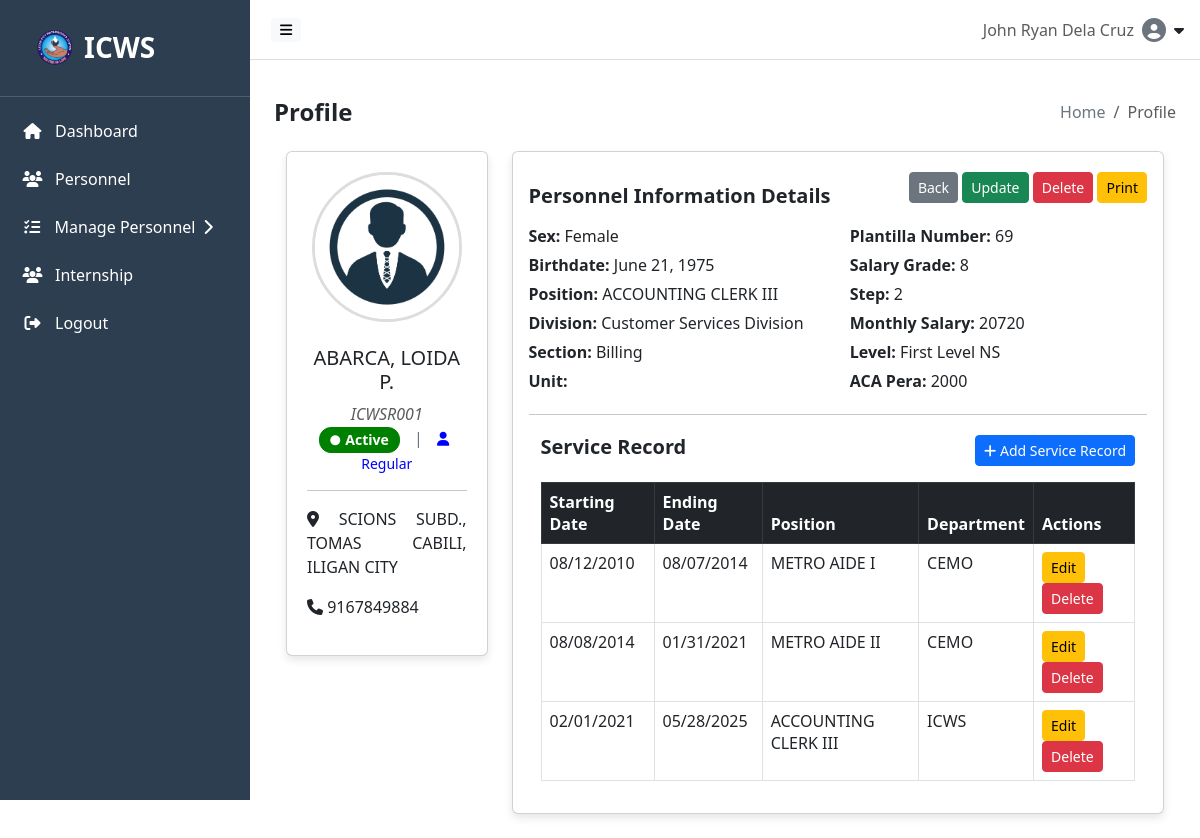
The page /src/components/profile.php?Emp_No=ICWSR001 (signed in) on the database its author committed.
### tables this page shows
CREATE TABLE `personnel` (
  `personnel_id` int(5) NOT NULL,
  `Emp_No` varchar(100) NOT NULL,
  `emp_type` enum('Regular','Job Order','Contract') NOT NULL,
  `emp_status` enum('Active','Inactive') NOT NULL,
  `full_name` varchar(255) DEFAULT NULL,
  `position` varchar(255) DEFAULT NULL,
  `unit` varchar(100) NOT NULL,
  `section` varchar(100) NOT NULL,
  `team` varchar(255) NOT NULL,
  `operator` varchar(255) NOT NULL,
  `division` varchar(255) DEFAULT NULL,
  `contact_number` bigint(11) DEFAULT NULL,
  `sex` enum('Male','Female') DEFAULT NULL,
  `birthdate` date DEFAULT NULL,
  `address` varchar(255) DEFAULT NULL,
  `profile_picture` varchar(255) NOT NULL,
  `createdAt` timestamp NOT NULL DEFAULT current_timestamp() ON UPDATE current_timestamp(),
  `updatedAt` timestamp NOT NULL DEFAULT current_timestamp() ON UPDATE current_timestamp()
);

CREATE TABLE `reg_emp` (
  `regEmp_id` int(5) NOT NULL,
  `personnel_id` int(5) DEFAULT NULL,
  `salary_id` int(5) DEFAULT NULL,
  `plantillaNo` int(5) DEFAULT NULL,
  `acaPera` float(10,2) DEFAULT NULL,
  `createdAt` timestamp NOT NULL DEFAULT current_timestamp(),
  `updatedAt` timestamp NOT NULL DEFAULT current_timestamp() ON UPDATE current_timestamp()
);

CREATE TABLE `salary` (
  `salary_id` int(5) NOT NULL,
  `personnel_id` int(5) DEFAULT NULL,
  `salaryGrade` bigint(20) DEFAULT NULL,
  `step` bigint(10) DEFAULT NULL,
  `level` varchar(255) DEFAULT NULL,
  `monthlySalary` float(10,2) NOT NULL,
  `createdAt` timestamp NOT NULL DEFAULT current_timestamp() ON UPDATE current_timestamp(),
  `updatedAt` timestamp NOT NULL DEFAULT current_timestamp() ON UPDATE current_timestamp()
);

CREATE TABLE `service_record` (
  `record_id` int(5) NOT NULL,
  `personnel_id` int(5) NOT NULL,
  `startDate` date NOT NULL,
  `endDate` date NOT NULL,
  `position` varchar(255) NOT NULL,
  `company` varchar(255) NOT NULL
);

### src/components/ideas/salary.php (called while the page is built, shortened)
<?php
enum Level: string {
    public static function fromInteger(int $level): ?self {
        $mapping = [
            1 => self::FirstLevelNS,
            2 => self::SecondLevelNS,
            3 => self::SecondLevelS,
            4 => self::SecondLevelM,
            5 => self::ThirdLevelCES,
        ];
        return $mapping[$level] ?? null;
    }
    public static function getDescription(self $level): string {
        $descriptions = [
            self::FirstLevelNS->value => 'First Level NS',
            self::SecondLevelNS->value => 'Second Level NS',
            self::SecondLevelS->value => 'Second Level S',
            self::SecondLevelM->value => 'Second Level M',
            self::ThirdLevelCES->value => 'Third Level CES',
        ];
        return $descriptions[$level->value] ?? 'Unknown Level';
    }
}
?>

### src/components/profile.php (the view, shortened to what this page needs)
<?php
include_once __DIR__ . '/../../backend/db.php';
include_once __DIR__ . '/ideas/salary.php';
$emp_no = $_GET['Emp_No'] ?? null;
$query = $conn->prepare("SELECT * FROM personnel WHERE Emp_No = ?");
$query->bind_param("s", $emp_no);
$query->execute();
$result = $query->get_result();
$employee = $result->fetch_assoc();
$query_salary = $conn->prepare("SELECT salaryGrade, step, level, monthlySalary FROM salary WHERE personnel_id = ?");
$query_salary->bind_param("i", $employee['personnel_id']);
$query_salary->execute();
$salary = $query_salary->get_result()->fetch_assoc();
$level = $salary['level'] ?? null;
$levelDescription = 'Unknown Level';
if ($level !== null) {
    $levelEnum = Level::fromInteger((int)$level);
    if ($levelEnum) {
        $levelDescription = Level::getDescription($levelEnum);
    } else {
        echo "";
    }
}
$query_reg_emp = $conn->prepare("SELECT * FROM reg_emp WHERE personnel_id = ?");
$query_reg_emp->bind_param("i", $employee['personnel_id']);
$query_reg_emp->execute();
$reg_emp_result = $query_reg_emp->get_result();
$reg_emp = $reg_emp_result->fetch_assoc() ?: [];
$plantillaNo = $reg_emp['plantillaNo'] ?? null;
$acaPera = $reg_emp['acaPera'] ?? null;
$query_job_order = $conn->prepare("SELECT * FROM job_order WHERE personnel_id = ? AND salaryRate = ?");
$query_job_order->bind_param("ii", $employee['personnel_id'], $employee['salaryRate']);
$query_job_order->execute();
$job_order_result = $query_job_order->get_result();
$job_order = $job_order_result->fetch_assoc() ?: [];
$query_cos = $conn->prepare("SELECT * FROM contract_service WHERE personnel_id = ?");
$query_cos->bind_param("i", $employee['personnel_id']);
$query_cos->execute();
$contracts_result = $query_cos->get_result();
$contract_service = $contracts_result->fetch_assoc() ?: [];
$employment_type = '';
if (!empty($reg_emp['plantillaNo'])) {
    $employment_type = 'regular';
} elseif (!empty($job_order['salaryRate'])) {
    $employment_type = 'job_order';
} elseif (!empty($contract_service['salaryRate'])) {
    $employment_type = 'contract';
}
$emp_type = strtolower(str_replace(' ', '_', $employee['emp_type'] ?? $employment_type ?? 'unknown'));
var_dump($employee['salaryRate']);
?>
<!DOCTYPE html>
<html lang="en">
<head>
  <link href="https://cdn.jsdelivr.net/npm/bootstrap@5.3.0/dist/css/bootstrap.min.css" rel="stylesheet">
  <link href="https://cdnjs.cloudflare.com/ajax/libs/font-awesome/6.4.0/css/all.min.css" rel="stylesheet">
  <link href="https://cdn.jsdelivr.net/npm/bootstrap-icons@1.10.5/font/bootstrap-icons.css" rel="stylesheet">
  <link href="https://cdn.datatables.net/1.13.6/css/dataTables.bootstrap5.min.css" rel="stylesheet">
  <link href="https://cdn.datatables.net/buttons/2.4.1/css/buttons.bootstrap5.min.css" rel="stylesheet">
</head>
<body>
<?php include __DIR__ . '/../hero/navbar.php'; ?>
<?php include __DIR__ . '/../hero/sidebar.php'; ?>
  <div class="content" id="content">
    <div class="d-flex justify-content-between align-items-center flex-wrap mb-3">
      <h4 class="mb-0" style="font-weight: bold;">Profile</h4>
      <nav aria-label="breadcrumb">
        <ol class="breadcrumb mb-0">
          <li class="breadcrumb-item"><a class="breadcrumb-link" href="http://localhost/ICWS-Personnel-Profiling/src/hero/home.php">Home</a></li>
          <li class="breadcrumb-item active" aria-current="page">Profile</li>
        </ol>
      </nav>
    </div>
    <div class="container mt-4">
      <div class="row">
        <div class="col-md-3">
          <div class="card profile-card text-center">
            <form method="POST" enctype="multipart/form-data">
              <div class="profile-pic-container">
              <img
                  id="profileImage"
                  src="<?php echo !empty($employee['profile_picture']) ? 'http://localhost/ICWS-Personnel-Profiling' . $employee['profile_picture'] : '../../assets/profile.jpg'; ?>"
                  alt="Profile Picture"
                  class="profile-img-preview"
                >
              </div>
            </form>
            <h5 class="mt-2"><?php echo $employee['full_name']; ?></h5>
            <p class="text-muted"><i><?php echo $employee['Emp_No']; ?></i></p>
            <p class="text-muted" style="text-align: center;">
            <span class="badge" style="font-size: 14px; padding: 5px 10px; border-radius: 12px; display: inline-flex; align-items: center; font-weight: bold; color: white; background-color: <?php echo strtolower($employee['emp_status']) === 'active' ? 'green' : 'red'; ?>; border: 1px solid <?php echo strtolower($employee['emp_status']) === 'active' ? 'green' : 'red'; ?>;">
                  <i class="fas fa-circle" style="margin-right: 5px; font-size: 10px;"></i>
                  <?php echo ucfirst($employee['emp_status']); ?>
              </span>
              <?php
              $emp_type_colors = [
                  'regular' => 'blue',
                  'job_order' => 'green',
                  'contract' => 'orange',
                  'intern' => 'red'
              ];
              $emp_type_color = $emp_type_colors[$emp_type] ?? 'gray';
              ?>
              <span style="color: #6c757d; margin: 0 10px;">|</span>
              <span style="font-size: 14px; color: <?php echo $emp_type_color; ?>;">
                  <i class="fas fa-user" style="margin-right: 5px;"></i>
                  <?php echo ucfirst($employee['emp_type']); ?>
              </span>
            </p>
            <hr>
            <p style="text-align: justify;"><i class="fas fa-map-marker-alt"></i> <?php echo $employee['address']; ?> &nbsp;</p>
            <p style="text-align: justify;"><i class="fas fa-phone"></i> <?php echo $employee['contact_number']; ?></p>
          </div>
        </div>
        <div class="col-md-9">
          <div class="card p-3 profile-card">
          <div class="d-flex justify-content-between align-items-center">
            <h5 class="fw-bold mt-3 mb-0">Personnel Information Details</h5>
            <div class="btn-container">
                <a href="javascript:history.back()" class="btn btn-secondary btn-sm">Back</a>
                <a href="<?php
                    if ($emp_type === 'regular') {
                        echo 'http://localhost/ICWS-Personnel-Profiling/src/components/edit_regular.php?Emp_No=' . urlencode($employee['Emp_No']);
                    } elseif ($emp_type === 'job_order') {
                        echo 'http://localhost/ICWS-Personnel-Profiling/src/components/edit_jo.php?Emp_No=' . urlencode($employee['Emp_No']);
                    } elseif ($emp_type === 'contract') {
                        echo 'http://localhost/ICWS-Personnel-Profiling/src/components/edit_cos.php?Emp_No=' . urlencode($employee['Emp_No']);
                    } else {
                        echo 'javascript:void(0);';
                    }
                ?>" class="btn btn-success btn-sm">Update</a>
                <a href="javascript:void(0);" onclick="showDeleteModal()" class="btn btn-danger btn-sm">Delete</a>
                <a href="http://localhost/ICWS-Personnel-Profiling/src/components/print_profile.php?Emp_No=<?= urlencode($employee['Emp_No']) ?>" target="_blank" class="btn btn-warning btn-sm">Print</a>
            </div>
        </div>
            <div class="information-details row mt-3">
              <div class="col-md-6">
              <p><strong>Sex:</strong> <?php echo $employee['sex']; ?></p>
              <p><strong>Birthdate:</strong>
              <?php
              echo !empty($employee['birthdate'])
                  ? date('F d, Y', strtotime($employee['birthdate']))
                  : 'N/A';
              ?>
              </p>
              <p><strong>Position:</strong> <?php echo $employee['position']; ?></p>
              <p><strong>Division:</strong> <?php echo $employee['division']; ?></p>
              <p><strong>Section:</strong> <?php echo $employee['section']; ?></p>
              <p><strong>Unit:</strong> <?php echo $employee['unit']; ?></p>
              </div>
              <div class="col-md-6">
              <?php if ($emp_type === 'regular'): ?>
                <p><strong>Plantilla Number:</strong> <?php echo $plantillaNo ?? 'N/A'; ?></p>
                <p><strong>Salary Grade:</strong> <?php echo $salary['salaryGrade']; ?></p>
                <p><strong>Step:</strong> <?php echo $salary['step']; ?></p>
                <p><strong>Monthly Salary:</strong> <?php echo $salary['monthlySalary']; ?></p>
                <p><strong>Level:</strong> <?php echo $levelDescription; ?></p>
                <p><strong>ACA Pera:</strong> <?php echo $acaPera ?? 'N/A'; ?></p>
              <?php elseif ($emp_type === 'job_order'): ?>
                <p><strong>Salary Rate:</strong> <?= htmlspecialchars($job_order['salaryRate'] ?? 'N/A'); ?></p>
              <?php endif; ?>
            </div>
            </div>
            <hr>
            <?php
                $show_service_record = false;
                if ($emp_type === 'regular') {
                    $show_service_record = true;
                } elseif ($emp_type === 'job_order') {
                    $show_service_contract = true;
                } elseif ($emp_type === 'contract') {
                    $show_contract_record = true;
                }
            ?>
          <?php if ($show_service_record): ?>
              <?php
              $service_record_path = __DIR__ . '/service_record.php';
              if (file_exists($service_record_path)) {
                  include $service_record_path;
              } else {
                  echo "<p>Error: service_record.php not found.</p>";
              }
              ?>
          <?php endif; ?>
                  </div>
                </div>
              </div>
            </div>
</div>
</body>
</html>

### src/components/service_record.php (shortened to what this page needs)
<?php
include_once __DIR__ . '/../../backend/db.php';
$emp_no = $_GET['Emp_No'] ?? null;
if ($emp_no) {
    $stmt = $conn->prepare("
        SELECT sr.record_id, sr.startDate AS start, sr.endDate AS end, sr.position, sr.company
        FROM service_record sr
        JOIN personnel p ON sr.personnel_id = p.personnel_id
        WHERE p.Emp_No = ?
    ");
    $stmt->bind_param("s", $emp_no);
    $stmt->execute();
    $result = $stmt->get_result();
    $pagedRecords = $result->fetch_all(MYSQLI_ASSOC);
} else {
    $pagedRecords = [];
}
?>
<!DOCTYPE html>
<html lang="en">
<head>
    <link rel="stylesheet" href="https://cdn.jsdelivr.net/npm/bootstrap@5.3.0/dist/css/bootstrap.min.css">
</head>
<body>
<div class="container mt-1">
    <div class="d-flex justify-content-between align-items-center mb-2">
        <h5 class="fw-bold">Service Record</h5>
        <button class="btn btn-primary btn-sm" data-bs-toggle="modal" data-bs-target="#addServiceRecordModal">
            <i class="fas fa-plus"></i> Add Service Record
        </button>
    </div>
    <div class="table-container">
        <table class="table table-bordered">
            <thead class="table-dark">
                <tr>
                    <th>Starting Date</th>
                    <th>Ending Date</th>
                    <th>Position</th>
                    <th>Department</th>
                    <th>Actions</th>
                </tr>
            </thead>
            <tbody>
                <?php foreach ($pagedRecords as $record): ?>
                    <tr>
                        <td>
                          <?php
                            if (!empty($record['start'])) {
                              $dt = DateTime::createFromFormat('Y-m-d', $record['start']);
                              echo $dt ? $dt->format('m/d/Y') : htmlspecialchars($record['start']);
                            } else {
                              echo '';
                            }
                          ?>
                        </td>
                        <td>
                          <?php
                            if (!empty($record['end'])) {
                              $dt = DateTime::createFromFormat('Y-m-d', $record['end']);
                              echo $dt ? $dt->format('m/d/Y') : htmlspecialchars($record['end']);
                            } else {
                              echo '';
                            }
                          ?>
                        </td>
                        <td><?= htmlspecialchars($record['position']) ?></td>
                        <td><?= htmlspecialchars($record['company']) ?></td>
                        <td>
                            <button class="btn btn-warning btn-sm" data-bs-toggle="modal" data-bs-target="#editServiceRecordModal<?= $record['record_id'] ?>">Edit</button>
                            <button class="btn btn-danger btn-sm" data-bs-toggle="modal" data-bs-target="#deleteServiceRecordModal<?= $record['record_id'] ?>">Delete</button>
                        </td>
                    </tr>
                <?php endforeach; ?>
            </tbody>
        </table>
    </div>
</div>
</body>
</html>

### src/components/profile.php (style rules this page uses)
body { font-family: Arial, sans-serif; margin: 0; }
.content { margin-left: 0; padding: 80px 20px 20px; transition: margin-left 0.3s ease-in-out; }
.profile-card, .details-card { padding: 20px; border-radius: 8px; box-shadow: 0px 4px 8px rgba(0, 0, 0, 0.1); background: white; }
.breadcrumb-link { color: #6c757d; text-decoration: none; transition: color 0.3s ease; }
.profile-pic-container { position: relative; width: 150px; height: 150px; margin: 0 auto; }
.profile-img-preview { width: 100%; height: 100%; border-radius: 50%; object-fit: cover; border: 3px solid #ddd; }
.btn-container { text-align: right; }
.information-details p, .personnel-details p { margin-bottom: 5px; }
.text-muted { margin: 0px; }

### src/hero/navbar.php (style rules this page uses)
#content { margin-left: 250px; transition: margin-left 0.3s ease; padding: 1.5rem; margin-top: 50px }

### src/components/service_record.php (style rules this page uses)
.table-container { margin-top: 15px; }

### rows shown on the page
personnel: full_name "ABARCA, LOIDA P.", Emp_No "ICWSR001", emp_status "Active", emp_type "Regular", address "SCIONS SUBD., TOMAS CABILI, ILIGAN CITY", contact_number "9167849884", sex "Female", birthdate "June 21, 1975", position "ACCOUNTING CLERK III", division "Customer Services Division", section "Billing"
reg_emp: plantillaNo "69", acaPera "2000"
salary: salaryGrade "8", step "2", monthlySalary "20720"
service_record: startDate "08/12/2010", endDate "08/07/2014", position "METRO AIDE I", company "CEMO"
service_record: startDate "08/08/2014", endDate "01/31/2021", position "METRO AIDE II", company "CEMO"
service_record: startDate "02/01/2021", endDate "05/28/2025", position "ACCOUNTING CLERK III", company "ICWS"

### other values the page prints
$fullName "John Ryan Dela Cruz"
$levelDescription "First Level NS"
